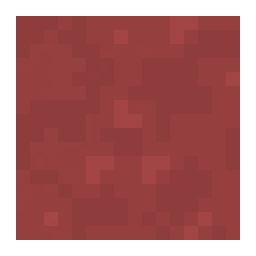
#> input picture graphics/technology/fork/advanced-glue.png, 256 x 256 px
$ python -i gen_tech_icons.py   (imports and definitions only)
#> lines starting #> are read from the running program, lines starting #| are printed output that depends on the picture
#> further down, picture is the input picture: PIL image 256x256 RGBA; mean R, G, B, A 113.5, 47.7, 47.8, 195.2
#!/usr/bin/env python3
"""Replaces the "NYI" (not yet implemented) placeholder technology icons.

Input: a TSV with one technology per line, "<tech-name>\\t<__gregtorio-continued__/... icon path>",
naming the item or fluid whose icon should represent the technology (usually the main
product it unlocks: the material, machine or component). tools/tech-icons.tsv lists every
technology with such an icon; new technologies go there too, so a changed item icon (for example
from tools/gen_gt_icons.py) is carried over to its technology by running this again.

Items are scaled up pixel-exact. Fluids are drawn the way GregTech shows fluids as items:
a GT fluid cell filled with the fluid's color (taken from its Gregtorio fluid icon), which
needs the GT5-Unofficial textures (--gt).

Output:
  graphics/technology/fork/<tech-name>.png   256x256
  prototypes/fork-tech-icons.lua             list of techs that have such an icon (merged with the
                                             earlier list, as long as their icon exists); only
                                             those are switched over in 199-fork-finalize.lua,
                                             so a missing file can never crash the game

    python tools/gen_tech_icons.py --gt C:/00_Repositories/GT5-Unofficial      (tools/tech-icons.tsv)
    python tools/gen_tech_icons.py other.tsv --gt C:/00_Repositories/GT5-Unofficial

An icon whose pixels did not change is not rewritten.
"""
import argparse, re, warnings
# [1 line not run here, left out]
from pathlib import Path
from PIL import Image

ROOT = Path(__file__).resolve().parent.parent
OUT = ROOT / "graphics/technology/fork"
LUA = ROOT / "prototypes/fork-tech-icons.lua"
SIZE = 256


def first_frame(img):
    w, h = img.size
#> w = 256; h = 256
    return img.crop((0, 0, min(w, h), min(w, h)))       # first animation frame / mipmap level


def upscale(img):
    img = first_frame(img)
    bbox = img.getbbox() or (0, 0, img.width, img.height)
#> bbox = (16, 16, 240, 240)
    img = img.crop(bbox)
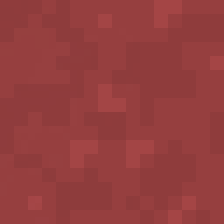
#> img: PIL image 224x224 RGBA; mean R, G, B, A 148.2, 62.4, 62.4, 255
    scale = max(1, (SIZE - 32) // max(img.size))         # integer factor keeps pixels crisp
#> scale = 1
    img = img.resize((img.width * scale, img.height * scale), Image.NEAREST)
    out = Image.new("RGBA", (SIZE, SIZE))
#> out: PIL image 256x256 RGBA; every value is 0
    out.paste(img, ((SIZE - img.width) // 2, (SIZE - img.height) // 2), img)
    return out


# [60 lines left out: functions average_color, fluid_cell, main, not called in this run]


# [2 lines not run here, left out]

>>> from PIL import Image
>>> picture = Image.open('../graphics/technology/fork/advanced-glue.png')
>>> result = upscale(picture)
